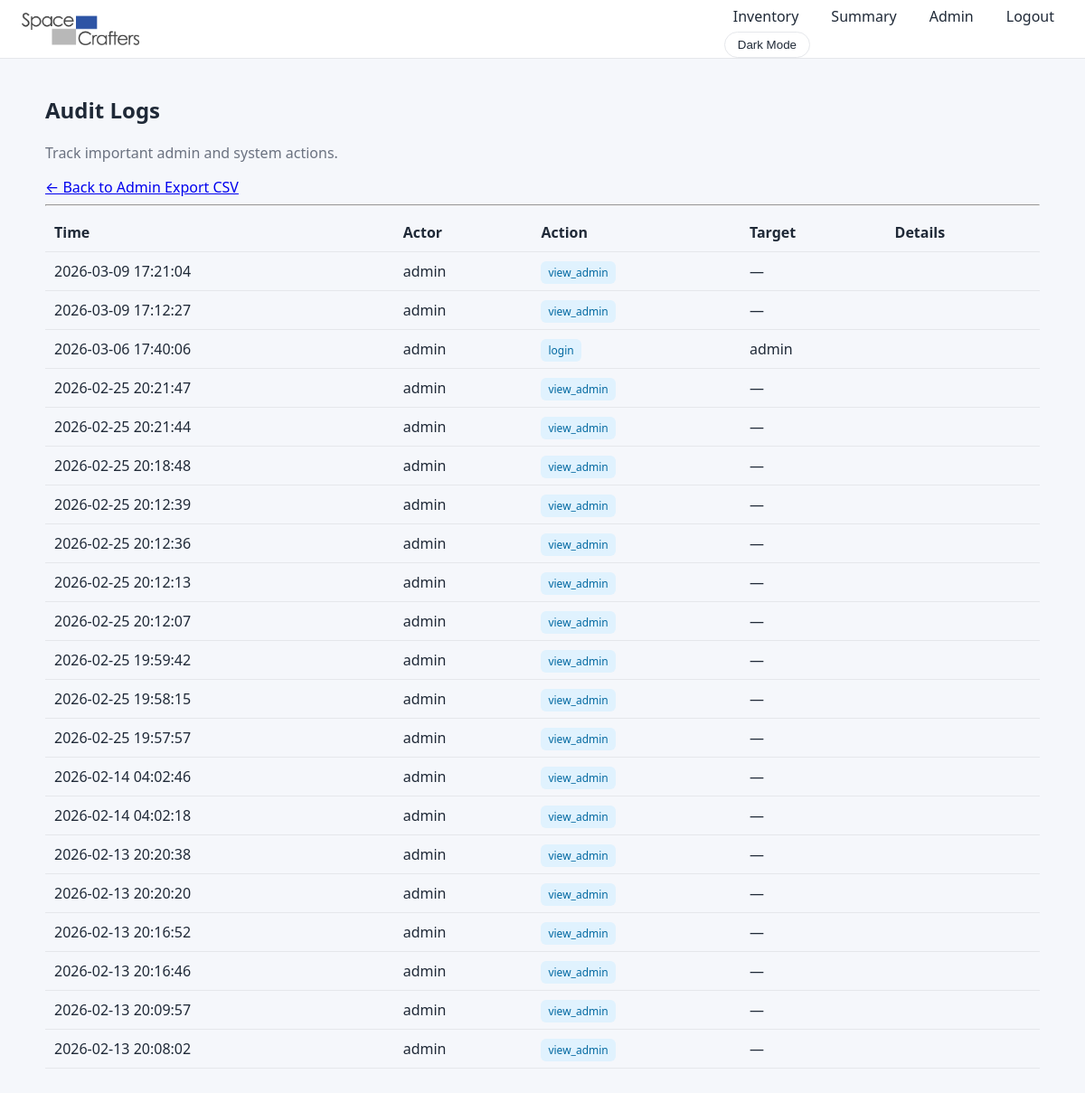
Before: /admin/logs (signed in) with the older database file.
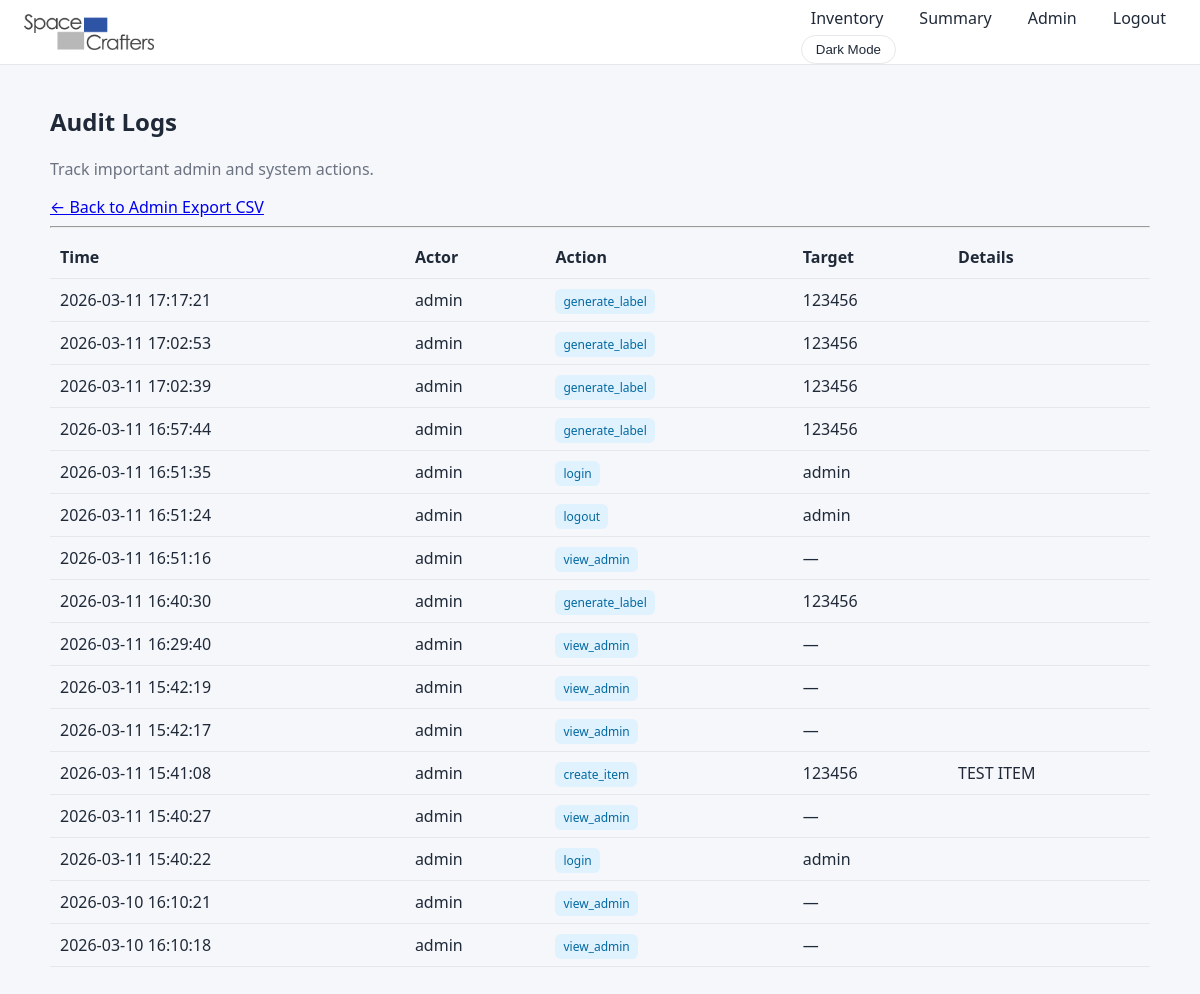
After: the same page with the newer database file.
### models.py (models this page shows)
class AuditLog(db.Model):
    __tablename__ = "audit_logs"
    id = db.Column(db.Integer, primary_key=True)
    actor_id = db.Column(
        db.Integer,
        db.ForeignKey("users.id"),
        nullable=True,
    )
    action = db.Column(db.String(200), nullable=False)
    target = db.Column(db.String(200))
    details = db.Column(db.Text)
    created_at = db.Column(
        db.DateTime,
        default=lambda: datetime.now(timezone.utc),
    )
    actor = db.relationship("User", back_populates="audit_logs")

class User(db.Model, UserMixin):
    __tablename__ = "users"
    id = db.Column(db.Integer, primary_key=True)
    username = db.Column(db.String(150), unique=True, nullable=False)
    password = db.Column(db.String(200), nullable=False)
    is_admin = db.Column(db.Boolean, default=False)
    audit_logs = db.relationship(
        "AuditLog",
        back_populates="actor",
        cascade="all, delete-orphan",
    )
    @property
    def is_active(self):
        return True

### app.py (the view)
@app.route("/admin/logs")
@login_required
@admin_required
def view_audit_logs():
    logs = AuditLog.query.order_by(AuditLog.id.desc()).limit(200).all()
    return render_template("audit_logs.html", logs=logs)

### app.py (called while the page is built)
@login_manager.user_loader
def load_user(user_id):
    return db.session.get(User, int(user_id))

def admin_required(view):
    @wraps(view)
    def wrapped(*args, **kwargs):
        if not current_user.is_authenticated or not current_user.is_admin:
            abort(403)
        return view(*args, **kwargs)
    return wrapped

### templates/audit_logs.html (shortened to what this page needs)
{% extends "base.html" %}
{% block content %}
<h2>Audit Logs</h2>
<p class="muted-text">
  Track important admin and system actions.
</p>
<a href="{{ url_for('admin') }}"
   class="btn btn-outline btn-sm">
  ← Back to Admin
</a>
<a href="{{ url_for('export_audit_logs') }}"
   class="btn btn-primary btn-sm">
  Export CSV
</a>
<hr class="soft-divider">
{% if logs %}
<table class="summary-table">
  <thead>
    <tr>
      <th>Time</th>
      <th>Actor</th>
      <th>Action</th>
      <th>Target</th>
      <th>Details</th>
    </tr>
  </thead>
  <tbody>
    {% for log in logs %}
    <tr>
      <td>
        {{ log.created_at.strftime("%Y-%m-%d %H:%M:%S") }}
      </td>
      <td>
        {% if log.actor %}
          {{ log.actor.username }}
        {% else %}
          <em class="muted-text">System</em>
        {% endif %}
      </td>
      <td>
        <span class="badge badge-log">
          {{ log.action }}
        </span>
      </td>
      <td>
        {{ log.target or "—" }}
      </td>
      <td class="log-details">
        {{ log.details or "" }}
      </td>
    </tr>
    {% endfor %}
  </tbody>
</table>
{% else %}
<p class="muted-text">
  No audit logs recorded yet.
</p>
{% endif %}
{% endblock %}

### templates/base.html (shortened to what this page needs)
<!DOCTYPE html>
<html lang="en">
<head>
    <link rel="stylesheet" href="{{ url_for('static', filename='style.css') }}">
</head>
<body>
<header class="header">
    <div class="nav-left">
        <img
            src="{{ url_for('static', filename='logo.png') }}"
            class="logo-img"
            alt="App logo"
        >
    </div>
    <div class="nav-right">
        <nav class="nav-links">
            {% if current_user.is_authenticated %}
                <a href="/" class="nav-link">Inventory</a>
                <a href="/summary" class="nav-link">Summary</a>
                {% if current_user.is_admin %}
                    <a href="/admin" class="nav-link">Admin</a>
                {% endif %}
                <a href="/logout" class="nav-link">Logout</a>
            {% else %}
                <a href="/login" class="nav-link">Login</a>
            {% endif %}
        </nav>
        <button id="darkToggle" class="dark-toggle">
        </button>
    </div>
</header>
<main class="page">
    {% block content %}{% endblock %}
</main>
</body>
</html>

### static/style.css (style rules this page uses)
:root { --blue: #2563eb; --blue-hover: #1d4ed8; --bg: #f5f7fb; --card: #ffffff; --border: #e5e7eb; --text: #1f2937; --muted: #6b7280; }
body { margin: 0; font-family: system-ui, -apple-system, sans-serif; background: var(--bg); color: var(--text); }
img { max-width: 100%; display: block; }
.header { position: sticky; top: 0; height: 64px; background: var(--card); border-bottom: 1px solid var(--border); display: flex; justify-content: space-between; align-items: center; padding: 0 24px; z-index: 10; }
.nav-links { display: flex; gap: 16px; align-items: center; }
.nav-link { text-decoration: none; color: var(--text); font-weight: 500; padding: 6px 10px; border-radius: 8px; }
.dark-toggle { border: 1px solid var(--border); background: transparent; padding: 6px 14px; border-radius: 999px; cursor: pointer; color: var(--text); }
.logo-img { height: 36px; width: auto; object-fit: contain; }
.page { max-width: 1100px; margin: 40px auto; padding: 0 20px; }
.summary-table { width: 100%; border-collapse: collapse; }
.summary-table th, .summary-table td { padding: 10px; border-bottom: 1px solid var(--border); text-align: left; }
.badge-log { background: #e0f2fe; color: #0369a1; padding: 4px 8px; border-radius: 6px; font-size: 12px; }
.muted-text { color: var(--muted); }

Changed rows visible on the page:
removed AuditLog: created_at "2026-03-09 17:21:04", actor.username "admin", action "view_admin", target "—"
removed AuditLog: created_at "2026-03-09 17:12:27", actor.username "admin", action "view_admin", target "—"
removed AuditLog: created_at "2026-03-06 17:40:06", actor.username "admin", action "login", target "admin"
removed AuditLog: created_at "2026-02-25 20:21:47", actor.username "admin", action "view_admin", target "—"
removed AuditLog: created_at "2026-02-25 20:21:44", actor.username "admin", action "view_admin", target "—"
changed AuditLog (number 1 of 16 on the later page): created_at "2026-02-25 20:18:48" → "2026-03-11 17:17:21"; action "view_admin" → "generate_label"; target "—" → "123456"
changed AuditLog (number 2 of 16 on the later page): created_at "2026-02-25 20:12:39" → "2026-03-11 17:02:53"; action "view_admin" → "generate_label"; target "—" → "123456"
changed AuditLog (number 3 of 16 on the later page): created_at "2026-02-25 20:12:36" → "2026-03-11 17:02:39"; action "view_admin" → "generate_label"; target "—" → "123456"
changed AuditLog (number 4 of 16 on the later page): created_at "2026-02-25 20:12:13" → "2026-03-11 16:57:44"; action "view_admin" → "generate_label"; target "—" → "123456"
changed AuditLog (number 5 of 16 on the later page): created_at "2026-02-25 20:12:07" → "2026-03-11 16:51:35"; action "view_admin" → "login"; target "—" → "admin"
changed AuditLog: created_at "2026-02-25 19:59:42" → "2026-03-11 16:51:24"; action "view_admin" → "logout"; target "—" → "admin"
changed AuditLog (number 7 of 16 on the later page): created_at "2026-02-25 19:58:15" → "2026-03-11 16:51:16"
changed AuditLog (number 8 of 16 on the later page): created_at "2026-02-25 19:57:57" → "2026-03-11 16:40:30"; action "view_admin" → "generate_label"; target "—" → "123456"
changed AuditLog (number 9 of 16 on the later page): created_at "2026-02-14 04:02:46" → "2026-03-11 16:29:40"
changed AuditLog (number 10 of 16 on the later page): created_at "2026-02-14 04:02:18" → "2026-03-11 15:42:19"
changed AuditLog (number 11 of 16 on the later page): created_at "2026-02-13 20:20:38" → "2026-03-11 15:42:17"
changed AuditLog: created_at "2026-02-13 20:20:20" → "2026-03-11 15:41:08"; action "view_admin" → "create_item"; target "—" → "123456"; details (not shown) → "TEST ITEM"
changed AuditLog (number 13 of 16 on the later page): created_at "2026-02-13 20:16:52" → "2026-03-11 15:40:27"
changed AuditLog (number 14 of 16 on the later page): created_at "2026-02-13 20:16:46" → "2026-03-11 15:40:22"; action "view_admin" → "login"; target "—" → "admin"
changed AuditLog (number 15 of 16 on the later page): created_at "2026-02-13 20:09:57" → "2026-03-10 16:10:21"
changed AuditLog (number 16 of 16 on the later page): created_at "2026-02-13 20:08:02" → "2026-03-10 16:10:18"
